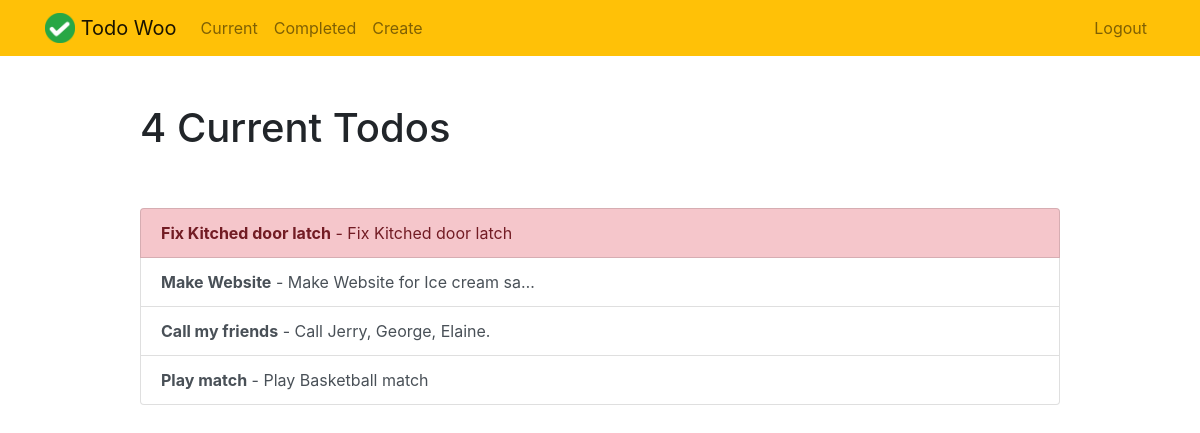
The app's page /current/ (signed in) with its own data.
### todo/models.py (models this page shows, shortened)
class Todo(models.Model):
    title = models.CharField(max_length=100)
    memo = models.TextField(blank=True)
    created = models.DateTimeField(auto_now_add=True)
    datecompleted = models.DateTimeField(null=True, blank=True)
    important = models.BooleanField(default=True)
    user = models.ForeignKey(User, on_delete=models.CASCADE)

### todo/views.py (the view)
# urls.py: path('current/', views.currenttodos, name='currenttodos'),
@login_required
def currenttodos(request):
    todos = Todo.objects.filter(user=request.user, datecompleted__isnull=True)
    return render(request, 'todo/currenttodos.html', {'todos':todos})

### todo/templates/todo/currenttodos.html
{% extends "todo/base.html" %}
{% block content %}
    <div class="row justify-content-center mt-5">
        <div class="col-md-10">
            {% if todos %}
                 <h1>{{ todos.count }} Current Todo{{ todos.count|pluralize }}</h1>
            {% else %}
                           <h1>Current Todos</h1>
            {% endif %}
        </div>
    </div>
    <div class="row justify-content-center mt-5">
        <div class="col-md-10">
        {% if todos %}
            <div class="list-group">
                {% for todo in todos %}
                    <a href="{% url 'viewtodo' todo.id %}" class="list-group-item list-group-item-action{% if todo.important %} list-group-item-danger{% endif %}"><b>{{ todo.title }}</b>{% if todo.memo %} - {{ todo.memo|truncatechars:30 }}{% endif %}</a>
                {% endfor %}
            </div>
        {% else %}
            <div class="text-center">
                <h2>Looks like you don't have any todos! Nice work.</h2>
            <br>
            <a role="button" class="btn btn-primary" href="{% url 'createtodo' %}">New Todo</a>
            </div>
        {% endif %}
        </div>
    </div>
{% endblock %}

### todo/templates/todo/base.html (shortened to what this page needs)
{% load static %}
<!doctype html>
<html lang="en">
<head>
    <link rel="stylesheet" href="https://stackpath.bootstrapcdn.com/bootstrap/4.4.1/css/bootstrap.min.css">
</head>
<body>
<nav class="navbar navbar-expand-md navbar-light bg-warning">
<div class="container">
    <a class="navbar-brand" href="{% url 'home' %}">
         <img src="{% static 'todo/logo.png' %}" width="30" height="30" class="d-inline-block align-top">
        <span>Todo Woo</span>
    </a>
    <div class="collapse navbar-collapse" id="navbarNav">
    {% if user.is_authenticated %}
        <ul class="navbar-nav mr-auto">
                <li class="nav-item {{ current }}">
                    <a class="nav-link" href="{% url 'currenttodos' %}">Current</a>
                </li>
                <li class="nav-item {{ completed }}">
                    <a class="nav-link" href="{% url 'completedtodos' %}">Completed</a>
                </li>
                <li class="nav-item {{ create }}">
                    <a class="nav-link" href="{% url 'createtodo' %}">Create</a>
                </li>
        </ul>
    {% endif %}
    <ul class="navbar-nav ml-auto">
            {% if user.is_authenticated %}
                <li class="nav-item">
                    <a href="#" onclick="$('#signOutBtn').click()" class="nav-link">Logout</a>
                </li>
            {% endif %}
        </ul>
    </div>
</div>
</nav>
<div class="container">
{% block content %}{% endblock %}
</div>
</body>
</html>

### records on screen
Todo: title "Fix Kitched door latch", memo "Fix Kitched door latch"
Todo: title "Make Website", memo "Make Website for Ice cream sa…"
Todo: title "Call my friends", memo "Call Jerry, George, Elaine."
Todo: title "Play match", memo "Play Basketball match"

### other values on screen
{{ todos.count }} "4"
